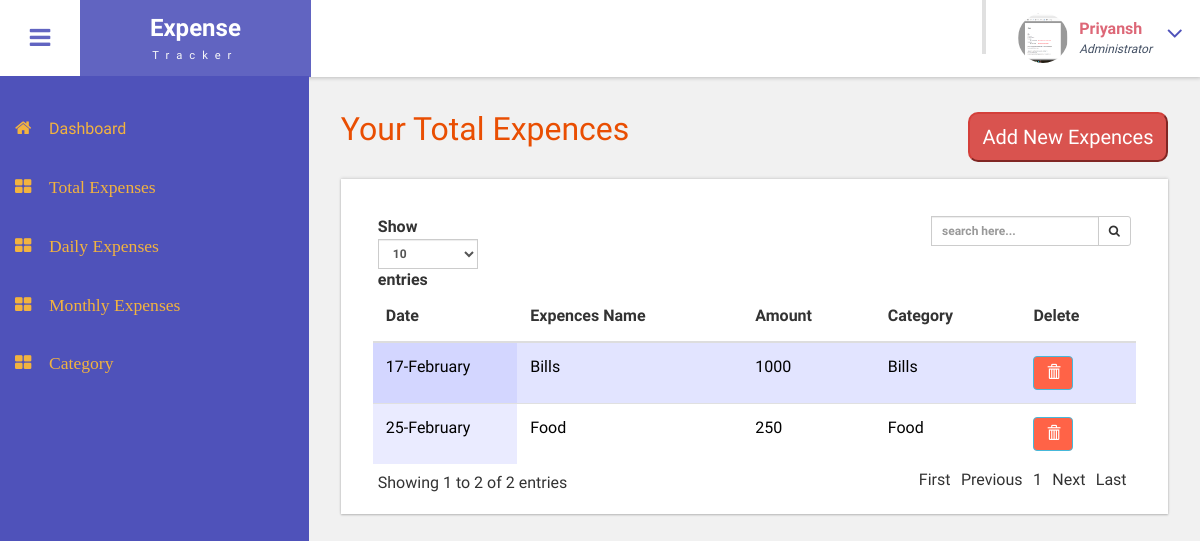
The page /monthlyExpences.php (signed in) on the database its author committed.
### tables this page shows
CREATE TABLE IF NOT EXISTS `user_tbl` (
  `user_id` int(11) NOT NULL AUTO_INCREMENT,
  `user_name` varchar(20) NOT NULL,
  `user_email` varchar(50) NOT NULL,
  `user_password` varchar(20) NOT NULL,
  `user_photo` varchar(50) NOT NULL,
  `user_gender` varchar(10) NOT NULL,
  PRIMARY KEY (`user_id`),
  UNIQUE KEY `user_email` (`user_email`)
);

CREATE TABLE IF NOT EXISTS `expences_tbl` (
  `expences_id` int(11) NOT NULL AUTO_INCREMENT,
  `expences_name` varchar(20) NOT NULL,
  `fk_cat_id` int(5) NOT NULL,
  `fk_user_id` int(5) NOT NULL,
  `expences_amnt` int(5) NOT NULL,
  `day` int(5) NOT NULL,
  `month` varchar(20) NOT NULL,
  PRIMARY KEY (`expences_id`)
);

CREATE TABLE IF NOT EXISTS `cat_tbl` (
  `cat_id` int(10) NOT NULL AUTO_INCREMENT,
  `cat_name` varchar(20) NOT NULL,
  PRIMARY KEY (`cat_id`)
);

### database.php (called while the page is built, shortened)
<?php
class Database
{
	private static $host='localhost';
	private static $uname='root';
	private static $pwd='';
	private static $con=NULL;
	public static function connect()
	{
		self::$con=mysql_connect(self::$host,self::$uname,self::$pwd);
		return self::$con;
	}
	public function getUserByEmail($email)
	{		$con=database::connect();
			$res=mysql_query("select * from user_tbl where user_email='$email'",$con);
			return $res;
	}
	public function listAllByMonth($email,$month)
	{		$con=database::connect();
			$res=mysql_query("SELECT u.*,c.*,e.* from user_tbl as u,expences_tbl as e,cat_tbl as c where c.cat_id=e.fk_cat_id and u.user_id=e.fk_user_id and user_email='$email' and e.month='$month'",$con);
			return $res;
	}
}
?>

### monthlyExpences.php (the view, shortened to what this page needs)
<!DOCTYPE HTML>
<html>
<head>
<link href="css/bootstrap.css" rel='stylesheet' type='text/css' />
<link href="css/style.css" rel='stylesheet' type='text/css' />
<link href="css/font-awesome.css" rel="stylesheet">
<link href="css/animate.css" rel="stylesheet" type="text/css" media="all">
<link href="css/custom.css" rel="stylesheet">
<link href="css/jquery.dataTables_themeroller.css" rel="stylesheet">
</head>
<body class="cbp-spmenu-push">
	<div class="main-content">
		<?php
			include('sidebar.php');
		?>
		<?php
			include('header.php');
		?>
		<div id="page-wrapper">
			<div class="main-page">
				<div class="tables">
					<h3 class="title1">Your Total Expences
						<a href="addExpences.php"><input style="height:50px; width:200px; border-radius:10px; font-size:20px; float:right;" type="button" value="Add New Expences" title="Add New Expences" class="btn-danger" title="Add New Expences"></a>
					</h3>
					<div class="bs-example widget-shadow" data-example-id="hoverable-table">
						<table id ="dataTable" class="table table-hover" >
							<thead>
								<tr>
									<th>Date</th>
									<th>Expences Name</th>
									<th>Amount</th>
									<th>Category</th>
									<th>Delete</th>
								</tr>
							</thead>
							<tbody>
								<?php
									$month=date("F");
									$obj=new Database();
									$res=$obj->listAllByMonth($email,$month);
									while($row=mysql_fetch_assoc($res))
									{
										echo '<tr>';
										echo '<td><font size="3" color="black">'.$row["day"].'-'.$row["month"].   '</font>';
										echo '<td><font size="3" color="black">'.$row["expences_name"].'</font>';
										echo '<td><font size="3" color="black">'.$row["expences_amnt"].'</font>';
										echo '<td><font size="3" color="black">'.$row["cat_name"].'</font>';
										echo '<td><a href="expencedel.php?id='.$row["expences_id"].'"><button style="background-color: #FF6347" type="button" class="btn btn-info" aria-label="Left Align"><span class="glyphicon glyphicon-trash" aria-hidden="true"></span></button></a></td>';
										echo '</tr>';
									}
								?>
							</tbody>
						</table>
					</div>
				</div>
			</div>
		</div>
	</div>
</body>
</html>

### header.php (shortened to what this page needs)
<?php
	if(isset($_SESSION["email"])=="")
	{
		header('Location:index.php');
	}
	else
	{
		$email=$_SESSION["email"];
	}
	require 'database.php';
	$obj=new database();
?>
									<?php
										$res1=$obj->getUserByEmail($email);
										$cnt=mysql_num_rows($res1);
										if($cnt==1)
										{
											while($row=mysql_fetch_assoc($res1))
											{
												$photo=$row["user_photo"];
												$name=$row["user_name"];
											}
										}
									?>
		<div class="sticky-header header-section ">
			<div class="header-left">
				<button id="showLeftPush"><i class="fa fa-bars"></i></button>
				<div class="logo">
					<a href="home.php">
						<h1>Expense</h1>
						<span>&nbsp;&nbsp;Tracker&nbsp;&nbsp;</span>
					</a>
				</div>
			</div>
			<div class="header-right">
				<div class="profile_details_left">
					<?php
						include('notification.php');
					?>
				<div class="profile_details">
					<ul>
						<li class="dropdown profile_details_drop">
							<a href="#" class="dropdown-toggle" data-toggle="dropdown" aria-expanded="false">
								<div class="profile_img">
									<span class="prfil-img">
										<img height=50 width=50 alt="" style="border-radius: 50px;" src="<?php echo $photo;?>">
									</span>
									<div class="user-name">
										<p><?php echo $name;?></p>
										<span>Administrator</span>
									</div>
									<i class="fa fa-angle-down lnr"></i>
									<div class="clearfix"></div>
								</div>
							</a>
						</li>
					</ul>
				</div>
				<div class="clearfix"> </div>
			</div>
			<div class="clearfix"> </div>
		</div>

### css/style.css (style rules this page uses)
h4, h5, h6, h1, h2, h3 { margin: 0; }
ul, ol { margin: 0; }
p { margin: 0; }
html, body { font-family: 'Roboto Condensed', sans-serif; font-size: 100%; overflow-x: hidden; background: #fff; }
body a { transition: 0.5s all ease; -webkit-transition: 0.5s all ease; -moz-transition: 0.5s all ease; -o-transition: 0.5s all ease; -ms-transition: 0.5s all ease; text-decoration:none; }
h1,h2,h3,h4,h5,h6 { margin:0; }
p { margin:0; }
ul,label { margin:0; padding:0; }
.main-content { position: relative; }
.sticky-header { position: fixed; top: 0; left:0px; width: 100%; z-index: 100; }
.header-section { background:#FFF; box-shadow: 1px 1px 4px rgba(0, 0, 0, 0.21); -webkit-box-shadow: 1px 1px 4px rgba(0, 0, 0, 0.21); -moz-box-shadow: 1px 1px 4px rgba(0, 0, 0, 0.21); -o-box-shadow: 1px 1px 4px rgba(0, 0, 0, 0.21); }
.header-section::after { clear: both; display: block; content: ''; }
.header-left { float: left; width: 45%; }
.header-right { float: right; }
button#showLeftPush { font-size: 1.5em; width: 80px; padding: 0.87em 0; text-align: center; cursor: pointer; float: left; color: #6F6F6F; -moz-transition: all 0.2s ease-out 0s; -webkit-transition: all 0.2s ease-out 0s; transition: all 0.2s ease-out 0s; border: none; background-color: #fff; outline:none; }
.cbp-spmenu-push { overflow-x: hidden; position: relative; }
.cbp-spmenu, .cbp-spmenu-push { -webkit-transition: all 0.3s ease; -moz-transition: all 0.3s ease; transition: all 0.3s ease; }
.cbp-spmenu-push div#page-wrapper { margin: 0 0 0 19.3em; transition:.5s all; -webkit-transition:.5s all; -moz-transition:.5s all; }
.fa { display: inline-block; font-family: FontAwesome; font-style: normal; font-weight: normal; line-height: 1; -webkit-font-smoothing: antialiased; -moz-osx-font-smoothing: grayscale; }
.logo { background: #6164C1; text-align: center; float: left; }
.logo a { padding: 0.9em 3.3em .7em; display: block; text-decoration: none; }
.logo a h1 { color: #fff; font-size: 1.5em; line-height: 1.2em; font-weight: 700; }
.logo a span { color: #F8F8F8; font-size: .7em; text-align: center; letter-spacing: 7px; }
.profile_details_left { float: left; }
.profile_details { float: right; }
.profile_details_drop a.dropdown-toggle { display:block; padding: 0.8em 3em 0 2em; }
.profile_img span.prfil-img { float:left; }
.user-name { float:left; margin-top:8px; margin-left:11px; height:35px; }
.profile_details ul li { list-style-type:none; position:relative; }
.profile_details li a i.fa.lnr { position: absolute; top: 34%; right: 8%; color: #4F52BA; font-size: 1.6em; }
.user-name p { font-size:1em; color:#DD6777; line-height:1em; font-weight:700; }
.user-name span { font-size: .75em; font-style: italic; color: #424f63; font-weight: normal; margin-top: .3em; }
.widget-shadow { background-color: #fff; box-shadow: 0 -1px 3px rgba(0,0,0,.12),0 1px 2px rgba(0,0,0,.24); -webkit-box-shadow: 0 -1px 3px rgba(0,0,0,.12),0 1px 2px rgba(0,0,0,.24); -moz-box-shadow: 0 -1px 3px rgba(0,0,0,.12),0 1px 2px rgba(0,0,0,.24); }
h3.title1 { font-size: 2em; color: #e94e02; margin-bottom: 0.8em; }
.table > thead > tr > th, .table > tbody > tr > th, .table > tfoot > tr > th, .table > thead > tr > td, .table > tbody > tr > td, .table > tfoot > tr > td { border-top: none; }
.tables .panel-body ,.tables .bs-example { padding: 2em 2em 2.5em; }
.tables .table > thead > tr > th, .tables .table > tbody > tr > th, .tables .table > tfoot > tr > th, .tables .table > thead > tr > td, .tables .table > tbody > tr > td, .tables .table > tfoot > tr > td { padding: 13px; border-top: 1px solid #E0E0E0; }
.bs-example { margin-top: 2em; }

### css/custom.css (style rules this page uses)
#page-wrapper { padding:7em 2em 2.5em; background-color: #F1F1F1; }

### rows shown on the page
user_tbl: user_photo (picture), user_name "Priyansh", expences_tbl.day "17", expences_tbl.month "February", expences_tbl.expences_name "Bills", expences_tbl.expences_amnt "1000", cat_tbl.cat_name "Bills", expences_tbl.day "25", expences_tbl.expences_name "Food", expences_tbl.expences_amnt "250", cat_tbl.cat_name "Food"
